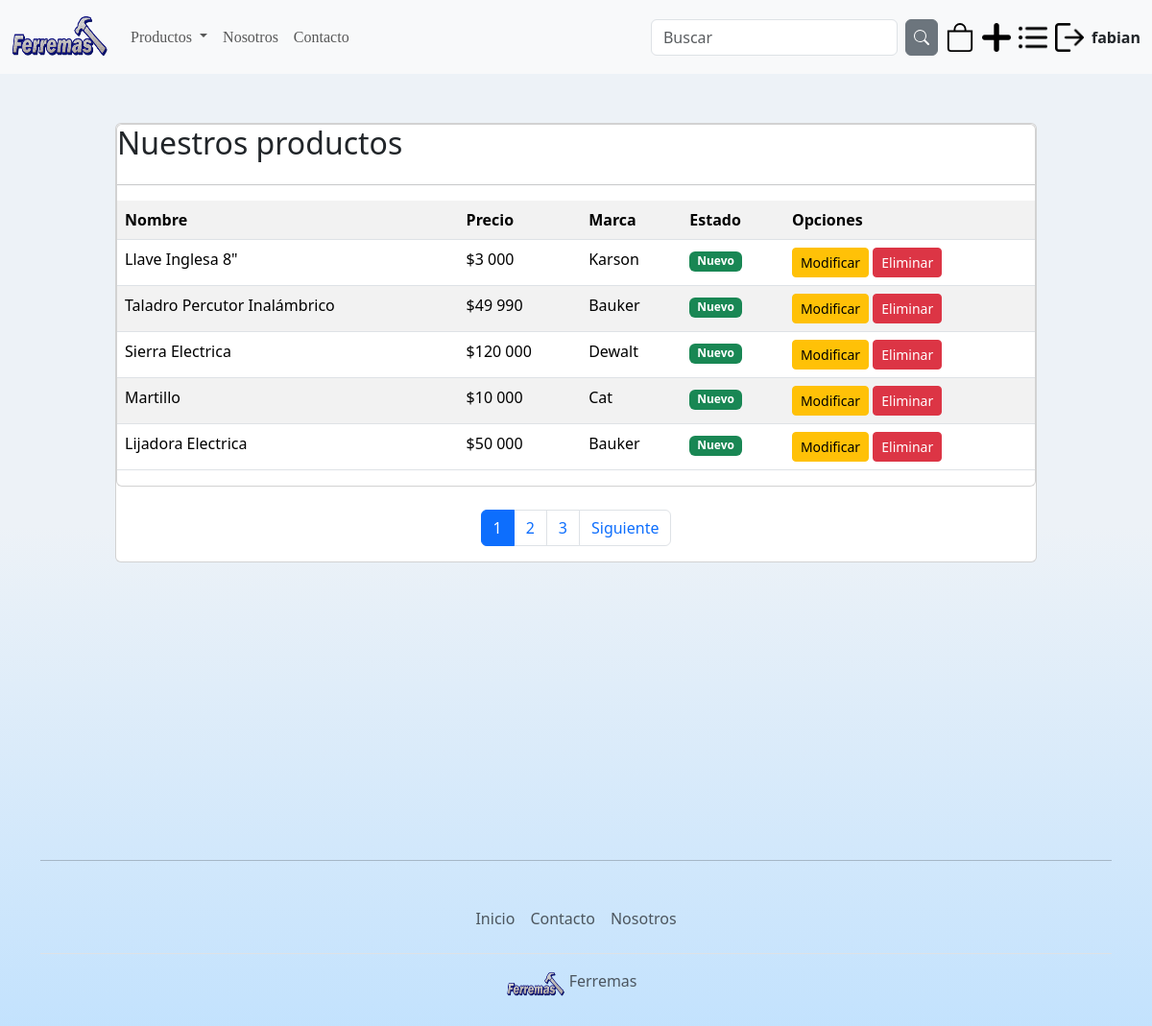
The app's page /listarProductos/ (signed in) with its own data.
### app/models.py (models this page shows, shortened)
class Producto(models.Model):
    nombre = models.CharField(max_length=50)
    precio = models.IntegerField()
    descripcion = models.TextField
    nuevo = models.BooleanField()
    marca = models.ForeignKey(Marca, on_delete=models.PROTECT)
    categoria = models.ForeignKey(Categoria, on_delete=models.PROTECT, null=True, blank=True)
    subcategoria = models.ForeignKey(Subcategoria, on_delete=models.PROTECT, null=True, blank=True)
    fecha_fabricacion = models.DateField()
    imagen = models.ImageField(upload_to='productos', null=True, blank=True)

class Marca(models.Model):
    nombre = models.CharField(max_length=50)
    def __str__(self):
        return self.nombre

### app/views.py (the view)
@permission_required('app.view_producto')
def listarProductos(request):
    productos = Producto.objects.all()
    page = request.GET.get('page', 1)
    try :
        paginator = Paginator(productos, 5)
        productos = paginator.page(page)
    except:
        raise Http404()
    data = {
        'entity': productos,
        'paginator': paginator
    }
    return render(request, 'app/producto/listar.html', data)

### app/templates/app/producto/listar.html (shortened to what this page needs)
{% extends 'app/base.html' %}
{% block contenido %}
{% load humanize %}
<br><br>
<div class="card">
    <div class="card body">
        <h2>Nuestros productos</h2>
        <hr>
        <table class="table table-striped table-hover table-responsive-sm">
    <tr>
        <th>Nombre</th>
        <th>Precio</th>
        <th>Marca</th>
        <th>Estado</th>
        <th> Opciones</th>
    </tr>
    {% for p in entity %}
    <tr>
        <td>{{p.nombre | title}}</td>
        <td>${{p.precio | intcomma }}</td>
        <td>{{p.marca | title}}</td>
        <td>
            {% if p.nuevo %}
                <span class="badge bg-success">Nuevo</span>
            {% else %}
                <span class="badge bg-danger">Usado</span>
            {% endif %}
        </td>
        <td>
            {% if perms.app.change_producto %}
            <a href="{% url 'modificar_Producto' p.id %}" class=" btn btn-warning btn-sm">Modificar</a>
            {% endif %}
            {% if perms.app.delete_producto %}
            <a href="#" onclick="eliminarProducto({{ p.id }}); return false;" class="btn btn-danger btn-sm">Eliminar</a>
            {% endif %}
        </td>
    </tr>
    {%endfor %}
</table>
</div>
<br>
{% include 'app/paginator.html' %}
</div>
{% endblock %}

### app/templates/app/base.html (shortened to what this page needs)
<!DOCTYPE html>
<html lang="es">
<head>
    {% load static %}
    <link href="https://cdn.jsdelivr.net/npm/bootstrap@5.3.3/dist/css/bootstrap.min.css" rel="stylesheet">
    <link rel="stylesheet" href="https://cdn.jsdelivr.net/npm/bxslider@4.2.17/dist/jquery.bxslider.min.css">
    <link rel="stylesheet" href="{% static 'app/css/style.css' %}">
</head>
<body>
    <nav class="navbar navbar-expand-lg bg-body-tertiary fixed-top" >
        <div class="container-fluid">
          <a class="navbar-brand" href="{% url 'home' %}">
            <img src="{% static 'app/img/Logo.png' %}" alt="Ferremas" width="100" height="50" class="d-inline-block align-text-top">
          </a>
          <div class="collapse navbar-collapse" id="navbarSupportedContent">
            <ul class="navbar-nav me-auto mb-2 mb-lg-0" >
              <li class="nav-item dropdown">
                <a class="nav-link dropdown-toggle" href="#" id="productosDropdown" role="button" data-bs-toggle="dropdown" aria-expanded="false">
                  Productos
                </a>
              </li>
              <li class="nav-item">
                <a class="nav-link "   href="#">Nosotros</a>
              </li>
              <li class="nav-item">
                <a class="nav-link "  href="{% url 'contacto'%}">Contacto</a>
              </li>
            </ul>
            <div class="d-flex align-items-center">
              <form class="d-flex" role="search" method="get" action="{% url 'buscar_productos' %}">
                <input class="form-control me-2" type="search" placeholder="Buscar" aria-label="Buscar" name="q">
                <button type="submit" class="btn btn-secondary d-flex align-items-center justify-content-center p-2">
                    <svg xmlns="http://www.w3.org/2000/svg" width="16" height="16" fill="currentColor" class="bi bi-search" viewBox="0 0 16 16">
                        <path d="M11.742 10.344a6.5 6.5 0 1 0-1.397 1.398h-.001q.044.06.098.115l3.85 3.85a1 1 0 0 0 1.415-1.414l-3.85-3.85a1 1 0 0 0-.115-.1zM12 6.5a5.5 5.5 0 1 1-11 0 5.5 5.5 0 0 1 11 0"/>
                    </svg>
                </button>
              </form>
              <a href="{% url 'carrito' %}" class="ms-2 d-flex align-items-center">
                <img src="{% static 'app/img/bag.svg' %}" alt="carrito" width="30" height="30">
              </a>
              {% if perms.app.add_producto%}
              <a href="{% url 'agregar_Producto'%}"class="ms-2 d-flex align-items-center">
                <img src="{% static 'app/img/add.png' %}" alt="user" width="30" height="30">
              </a>
              {% endif %}
              {% if perms.app.view_producto%}
              <a href="{% url 'listar_Productos'%}" class="ms-2 d-flex align-items-center">
                <img src="{% static 'app/img/list.png' %}" alt="user" width="30" height="30">
              </a>
              {% endif %}
              {% if user.is_authenticated %}
                <form action="{% url 'logout' %}" method="post" style="display:inline;">
                  <button type="submit" class="ms-2 d-flex align-items-center" style="background:none; border:none; padding:0;">
                    <img src="{% static 'app/img/logout.png' %}" alt="cerrar sesión" width="30" height="30">
                  </button>
                </form>
                <span class="ms-2" style="font-weight: bold;">{{ user.username }}</span>
              {% else %}
                <a href="{% url 'login' %}" class="ms-2 d-flex align-items-center">
                  <img src="{% static 'app/img/person.svg' %}" alt="iniciar sesión" width="30" height="30">
                </a>
              {% endif %}
            </div>
          </div>
        </div>
    </nav>
      <div id="contenido">
        {% block contenido %}
        {% endblock %}
      </div>
      <div class="container" id="footer">
        <hr>
        <footer class="py-3 my-4">
          <ul class="nav justify-content-center border-bottom pb-3 mb-3">
            <li class="nav-item"><a href="{% url 'home'%}" class="nav-link px-2 text-body-secondary">Inicio</a></li>
            <li class="nav-item"><a href="{% url 'contacto'%}" class="nav-link px-2 text-body-secondary">Contacto</a></li>
            <li class="nav-item"><a href="#" class="nav-link px-2 text-body-secondary">Nosotros</a></li>
          </ul>
          <p class="text-center text-body-secondary">
            <a href="" class="mb-3 me-2 mb-md-0 text-body-secondary text-decoration-none lh-1">
              <img src="{% static 'app/img/Logo.png' %}" alt="Ferremas" width="60" height="30" class="d-inline-block align-text-top">
              <span class="mb-3 mb-md-0 text-body-secondary">Ferremas</span>
            </a>
          </p>
        </footer>
      </div>
</body>
</html>

### app/static/app/css/style.css (style rules this page uses)
body { background-image: linear-gradient(180deg, #EDF2F7 50%, rgb(184, 222, 255)); background-position: 0 50%; background-size: 100% 120%; padding-top: 70px; }
.navbar-nav { font-family: "PT Serif", serif; font-weight: 400; font-style: normal; }
* { margin: 0; padding: 0; }
#contenido { width: 80%; margin: 10px auto; min-height: 100vh; }

### records on screen
Producto: nombre "Llave Inglesa 8\"", precio "3 000", marca "Karson", nuevo "Nuevo"
Producto: nombre "Taladro Percutor Inalámbrico", precio "49 990", marca "Bauker", nuevo "Nuevo"
Producto: nombre "Sierra Electrica", precio "120 000", marca "Dewalt", nuevo "Nuevo"
Producto: nombre "Martillo", precio "10 000", marca "Cat", nuevo "Nuevo"
Producto: nombre "Lijadora Electrica", precio "50 000", marca "Bauker", nuevo "Nuevo"

### other values on screen
{{ user.username }} "fabian"
{{ page }} "1" "2" "3"
